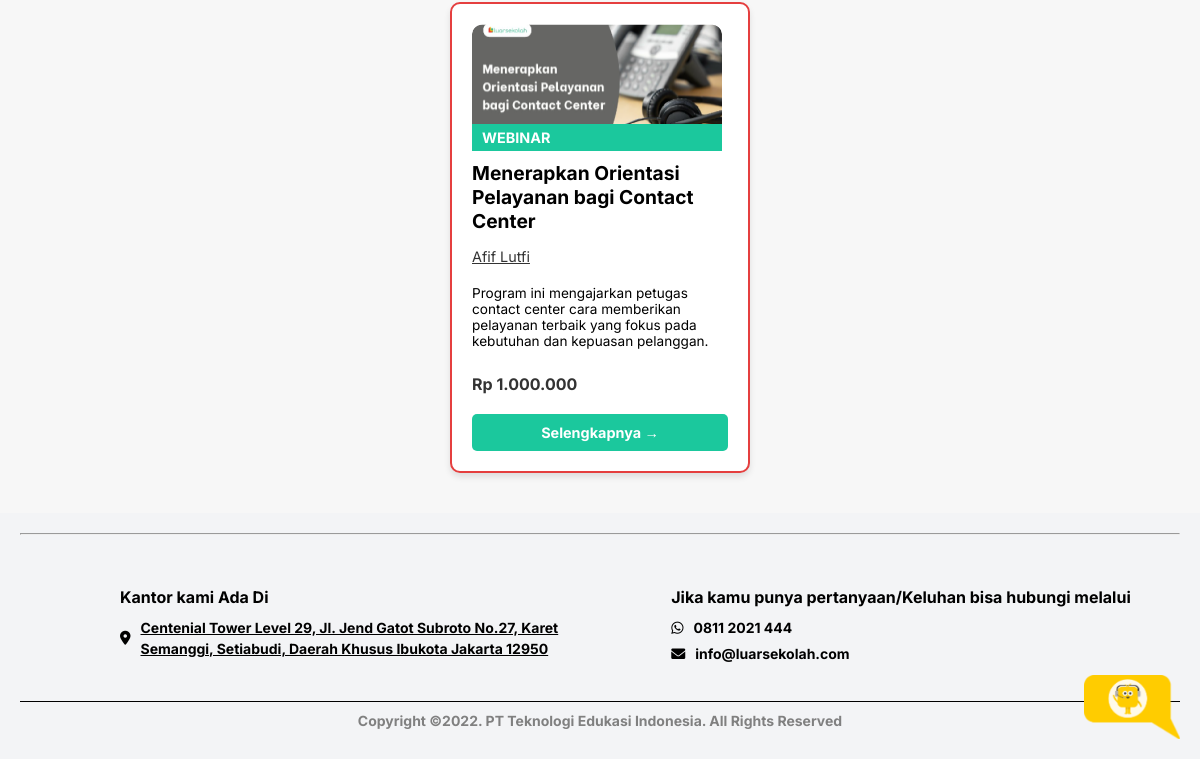
/ (lower part), run on an earlier commit of the app's database.
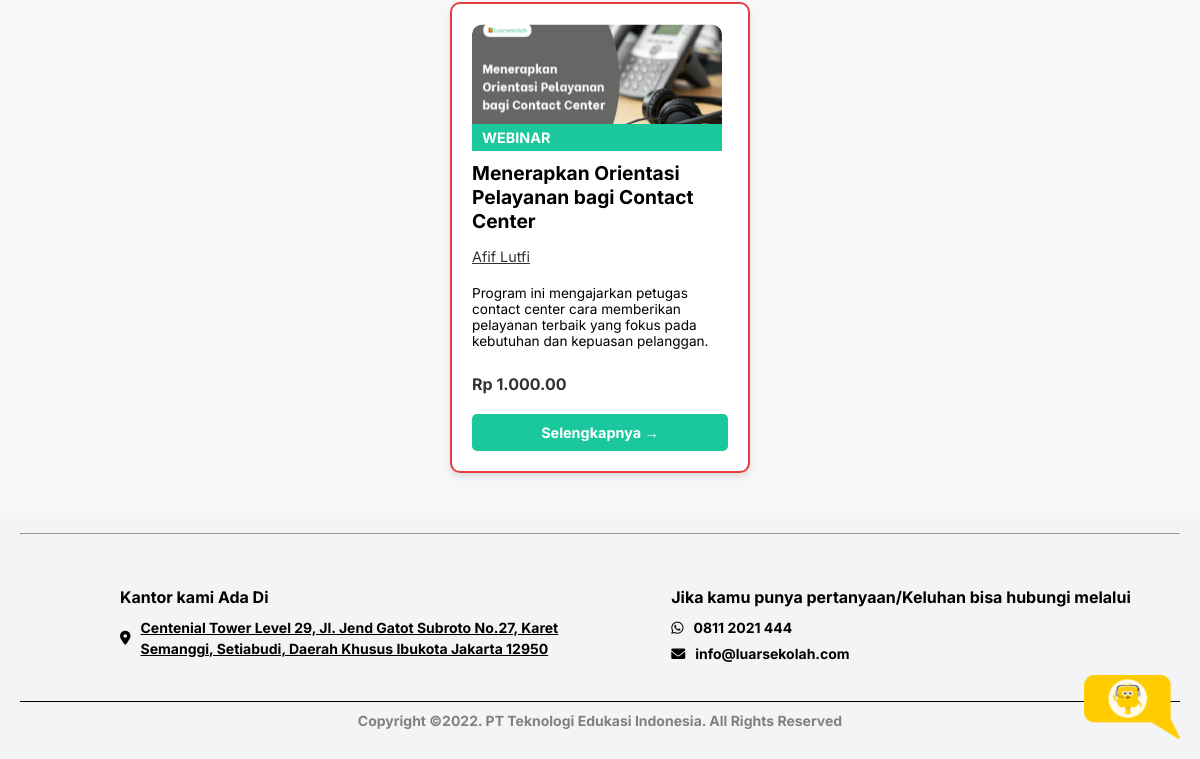
And on a later commit of the database.
### tables this page shows
CREATE TABLE `rekomendasi_program` (
  `id` int NOT NULL,
  `judul` varchar(255) NOT NULL,
  `deskripsi` text NOT NULL,
  `gambar` varchar(255) NOT NULL,
  `instructor` varchar(255) NOT NULL,
  `harga` varchar(50) NOT NULL,
  `selengkapnya` varchar(250) NOT NULL
);

### components/tentangkami/rekomendasiProgram.php (the view, shortened to what this page needs)
<?php
include 'components/admin/koneksi.php';
$query = "SELECT * FROM rekomendasi_program";
$result = mysqli_query($koneksi, $query);
$data = mysqli_fetch_all($result, MYSQLI_ASSOC);
?>
<section class="recommendation-section">
  <div class="recommendation-cards">
    <?php if (count($data) > 0) : ?>
        <?php foreach ($data as $row) : ?>
            <div class="recommendation-card">
                <img src="<?php echo $row['gambar']; ?>" alt="<?php echo $row['judul']; ?>" class="card-image" />
                <div class="card-header webinar">Webinar</div>
                <h3 class="card-title"><?php echo $row['judul']; ?></h3>
                <p class="card-instructor"><?php echo $row['instructor']; ?></p>
                <p class="card-description"><?php echo $row['deskripsi']; ?></p>
                <p class="card-price"><?php echo $row['harga']; ?></p>
                <a href="<?php echo $row['selengkapnya'] ?>" class="card-button">Selengkapnya →</a>
            </div>
        <?php endforeach; ?>
    <?php else : ?>
        <p>Tidak ada program yang tersedia saat ini.</p>
    <?php endif; ?>
  </div>
</section>

What changed in the data, as far as the page shows it:
changed rekomendasi_program "Menerapkan Orientasi Pelayanan bagi Contact Center": harga "Rp 1.000.000" → "Rp 1.000.00"
